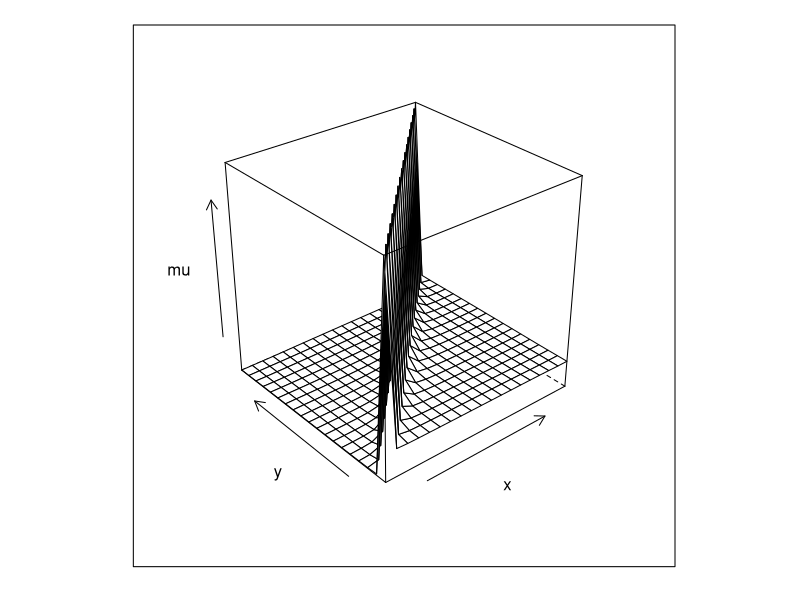

The R source for this figure:
# Expectation Maximization

em = function(tetA, tetB, heads, total = 10, reps = 1) {
  # take guessed parameters from global
  parA <- tetA
  parB <- tetB
  for (i in 1:reps) {
    
    # Form first matrix for probabilities of observation for each parameter value (actually likelihoods)
    probs = matrix(c(choose(total, heads)*parA^heads*(1-parA)^(total-heads), 
                     choose(total, heads)*parB^heads*(1-parB)^(total-heads)),
                   nrow = length(heads), ncol = 2)
    
    # Form a second matrix for likelihood odds
    likelihoods = t(cbind(probs[,] / rowSums(probs)))
    
    # Compute the expectation matrix, that is, the expected observation of heads
    # proportional to each parameter's likelihood, here only calculated for heads.
    expectations = (likelihoods %*% heads)
    
    # Lastly, the next estimation is given by summing up expected numbers and dividing by
    # the total likelihoods, like a weighted average, and then by 10 (total coins).
    results = expectations / rowSums(likelihoods) / total
    parA <- results[1,1]
    parB <- results[2,1]
  }
  return(c(parA, parB))
}
trueab = c(0.6, 0.5)
heads = c(5,9,8,4,7)
total = 10
print(em(0.6, 0.5, heads, total, reps = 10))

# Grid search

gridResult = data.frame()
for (i in seq(0.05, 0.95, by = 0.05)) {
  for (k in seq(0.05, 0.95, by = 0.05)) {
    result = em(i, k, heads, reps = 5)
    parA = result[1]
    parB = result[2]
    probs = matrix(c(choose(total, heads)*parA^heads*(1-parA)^(total-heads), 
                     choose(total, heads)*parB^heads*(1-parB)^(total-heads)),
                   nrow = length(heads), ncol = 2)
    maxes = apply(probs, 1, max)
    max_indices = apply(probs, 1, which.max)
    difs = trueab[max_indices] - maxes
    sumdif = sum(difs)
    gridResult = rbind(gridResult, c(i, k, sumdif))
  }
}
colnames(gridResult) = c("x", "y", "mu")

x <- seq(0.05, 0.95, by = 0.05)
y <- seq(0.05, 0.95, by = 0.05)

par(mfrow = c(1,2))

# This plot should show with which starting parameters we lie close to
# the real parameters. NOT FINISHED
lattice::wireframe(mu ~ x * y, gridResult)


